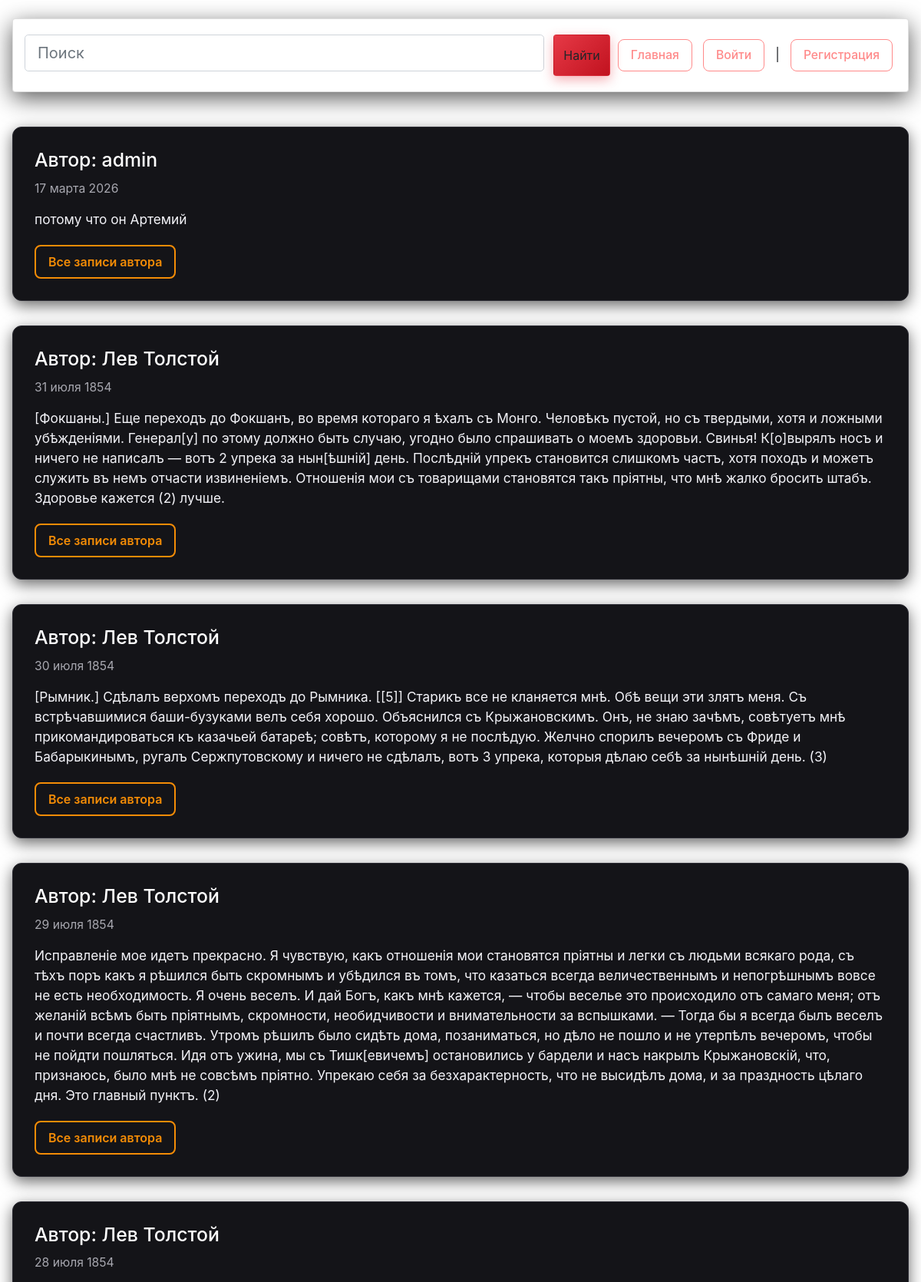
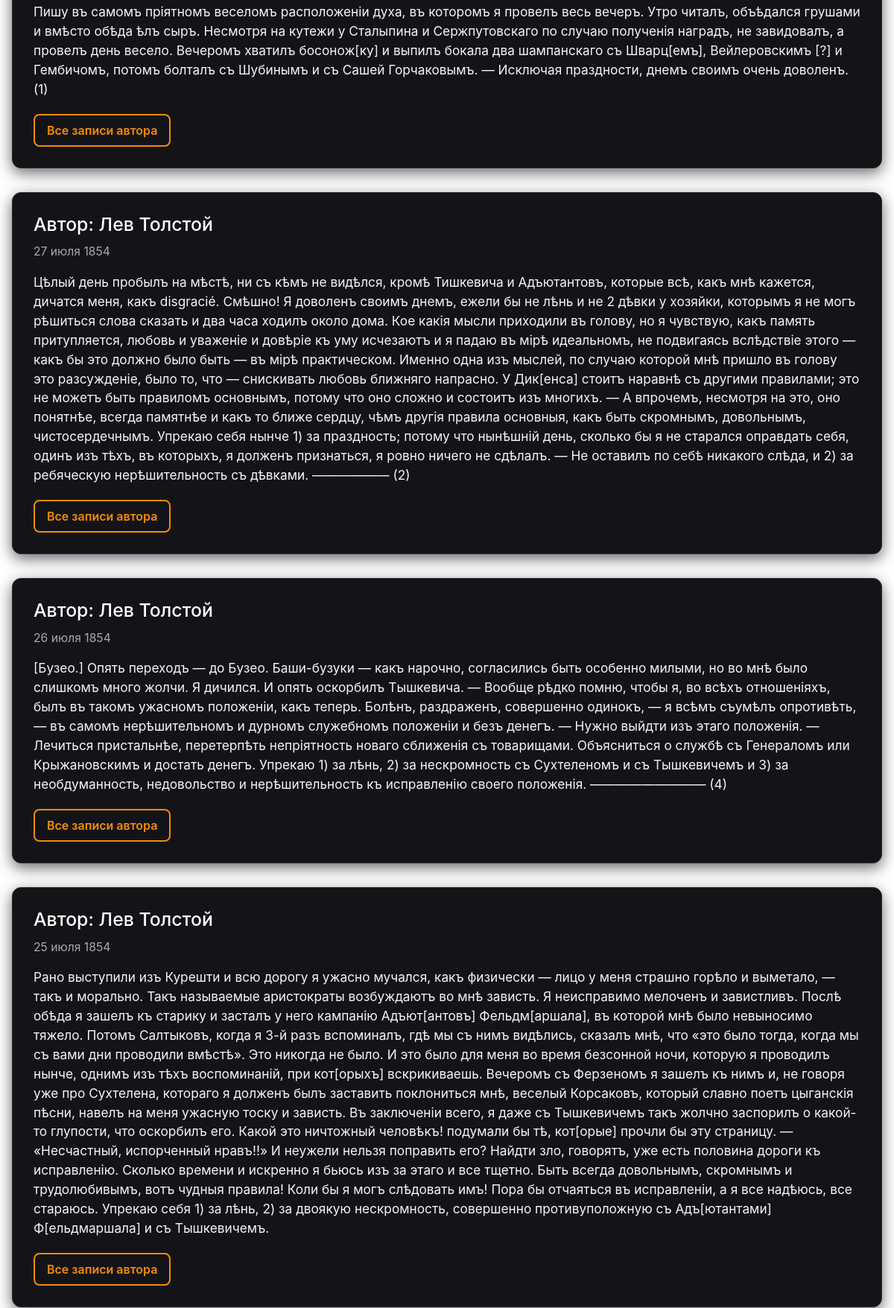
The page / (upper part) on the database its author committed (2 pictures, top to bottom).
### posts/models.py (models this page shows, shortened)
class Post(models.Model):
    title = models.CharField(max_length=255)
    text = models.TextField()
    pub_date = models.DateTimeField(auto_now_add=True)
    author = models.ForeignKey(
        User,
        on_delete=models.CASCADE,
        related_name='posts'
    )

### posts/views.py (the view)
# urls.py: path('', views.index, name='index'),
def index(request):
    context = {}
    flag_search = False
    index = 'posts/index.html'
    context['title'] = 'Главная страница'
    if request.GET:
        context['title'] = 'Поиск по тексту'
        q = request.GET.get('q')
        if q:
            flag_search = True
            result = Post.objects.filter(text__contains = q)
            context['quest'] = q
            context['posts'] = result
        else:
            posts = Post.objects.order_by('-pub_date')[:10]
            context['posts'] = posts
    elif request.path == '/':
        posts = Post.objects.order_by('-pub_date')[:10]
        context['posts'] = posts
    context['search'] = flag_search
    return render(request, index, context)

### posts/templates/posts/index.html (shortened to what this page needs)
{% load static %}
<!DOCTYPE html>
<html lang="ru">
<head>
    <link rel="stylesheet" href="{% static 'index.css' %}">
    <link rel="stylesheet"
          href="https://stackpath.bootstrapcdn.com/bootstrap/4.4.1/css/bootstrap.min.css"
>
</head>
<body>
  <div class="card">
      <div class="card-body">
        <form class="form-inline" action="/">
          <div class="form-row">
            <input name="q" class="form-control form-control-lg" type="search"
                   placeholder="Поиск" {% if keyword %}value="{{ keyword }}"{% endif %}>
            <button class="btn" type="submit">Найти</button>
          </div>
          <div class="name">
            <a href="{% url 'main:index' %}">Главная</a>
            {% if user.is_authenticated %}
              <a href="{% url 'profile:main' %}">{{ user.username }}</a>
              <a href="{% url 'posts:create' %}" class="btn-create-post">
                + Создать статью
              </a>
              <a href="{% url 'users:logout' %}">Выйти</a>
            {% else %}
              <a href="{% url 'users:login' %}">Войти</a> |
              <a href="{% url 'users:register' %}">Регистрация</a>
            {% endif %}
          </div>
        </form>
      </div>
  </div>
  {% for post in posts %}
    <div class="post-item">
      <h3>Автор: {{ post.author.get_full_name }}</h3>
      <time>{{ post.pub_date|date:"d E Y" }}</time>
      <p>{{ post.text }}</p>
      {% if filter != 'author' %}
        <a href="{% url 'main:index' %}posts/?filter=author&q={{ post.author.get_full_name|urlencode }}"
           class="author-link">
          Все записи автора
        </a>
      {% endif %}
    </div>
  {% empty %}
    <div class="empty-message">
      Список пустой или ничего не найдено
    </div>
  {% endfor %}
</body>
</html>

### static/index.css (style rules this page uses)
:root { --bg-dark: #0a0a0e; --card-bg: #141418; --text-light: #f0f0f5; --text-muted: #a8a8b0; --accent-red: #e63946; --accent-red-dark:#c1121f; --accent-orange: #f48c06; --border: #2a2a32; --glow-red: 0 0 15px rgba(230, 57, 70, 0.6); --glow-orange: 0 0 12px rgba(244, 140, 6, 0.5); }
* { margin: 0; padding: 0; box-sizing: border-box; }
body { background: var(--bg-dark); color: var(--text-light); font-family: 'Roboto', sans-serif; line-height: 1.6; min-height: 100vh; padding: 24px 16px; }
.card { background: var(--card-bg); border: 1px solid var(--border); border-radius: 14px; box-shadow: 0 8px 30px rgba(0,0,0,0.65); margin-bottom: 45px; overflow: hidden; transition: all 0.3s ease; }
.card-body { padding: 32px 28px; }
.form-inline { display: flex; align-items: center; flex-wrap: wrap; gap: 15px; }
.form-row { display: flex; flex: 1; gap: 12px; min-width: 280px; }
.form-control-lg { flex: 1; background: #1e1e26; border: 2px solid #3a3a44; color: white; border-radius: 12px; padding: 16px 20px; font-size: 1.18rem; height: 54px; transition: all 0.3s ease; }
.btn { background: linear-gradient(135deg, var(--accent-red), var(--accent-red-dark)); border: none; color: white; font-weight: 700; padding: 16px 32px; border-radius: 12px; font-size: 1.1rem; cursor: pointer; height: 54px; white-space: nowrap; transition: all 0.3s ease; box-shadow: 0 5px 15px rgba(230, 57, 70, 0.4); }
.name { display: flex; align-items: center; gap: 14px; font-size: 1.05rem; }
.name a { color: #ff8a8a; text-decoration: none; font-weight: 500; padding: 8px 16px; border: 1px solid #ff8a8a; border-radius: 8px; transition: all 0.25s ease; font-size: 0.98rem; }
.post-item { background: var(--card-bg); border: 1px solid var(--border); border-radius: 12px; padding: 28px; margin-bottom: 32px; box-shadow: 0 6px 20px rgba(0,0,0,0.6); transition: all 0.3s cubic-bezier(0.25, 0.8, 0.25, 1); }
.post-item h3 { color: white; font-size: 1.55rem; margin-bottom: 10px; }
.post-item time { display: block; color: var(--text-muted); font-size: 0.98rem; margin-bottom: 16px; }
.post-item p { margin-bottom: 20px; font-size: 1.08rem; color: #f4f4f9; }
.post-item a { display: inline-block; color: var(--accent-orange); font-weight: 600; text-decoration: none; padding: 8px 16px; border: 2px solid var(--accent-orange); border-radius: 8px; transition: all 0.25s; }

### rows shown on the page
Post: author.get_full_name "admin", pub_date "17 марта 2026", text "потому что он Артемий"
Post: author.get_full_name "Лев Толстой", pub_date "31 июля 1854", text "[Фокшаны.] Еще переходъ до Фокшанъ, во время котораго я ѣхалъ съ Монго. Человѣкъ пустой, но съ твердыми, хотя и ложными убѣжденіями. Генерал[у] по этому должно быть случаю, угодно было спрашивать о моемъ здоровьи. Свинья! К[о]вырялъ носъ и ничего не написалъ — вотъ 2 упрека за нын[ѣшній] день. Послѣдній упрекъ становится слишкомъ частъ, хотя походъ и можетъ служить въ немъ отчасти извиненіемъ. Отношенія мои съ товарищами становятся такъ пріятны, что мнѣ жалко бросить штабъ. Здоровье кажется (2) лучше."
Post: author.get_full_name "Лев Толстой", pub_date "30 июля 1854", text "[Рымник.] Сдѣлалъ верхомъ переходъ до Рымника. [[5]] Старикъ все не кланяется мнѣ. Обѣ вещи эти злятъ меня. Съ встрѣчавшимися баши-бузуками велъ себя хорошо. Объяснился съ Крыжановскимъ. Онъ, не знаю зачѣмъ, совѣтуетъ мнѣ прикомандироваться къ казачьей батареѣ; совѣтъ, которому я не послѣдую. Желчно спорилъ вечеромъ съ Фриде и Бабарыкинымъ, ругалъ Сержпутовскому и ничего не сдѣлалъ, вотъ 3 упрека, которыя дѣлаю себѣ за нынѣшній день. (3)"
Post: author.get_full_name "Лев Толстой", pub_date "29 июля 1854", text "Исправленіе мое идетъ прекрасно. Я чувствую, какъ отношенія мои становятся пріятны и легки съ людьми всякаго рода, съ тѣхъ поръ какъ я рѣшился быть скромнымъ и убѣдился въ томъ, что казаться всегда величественнымъ и непогрѣшнымъ вовсе не есть необходимость. Я очень веселъ. И дай Богъ, какъ мнѣ кажется, — чтобы веселье это происходило отъ самаго меня; отъ желаній всѣмъ быть пріятнымъ, скромности, необидчивости и внимательности за вспышками. — Тогда бы я всегда былъ веселъ и почти всегда счастливъ. Утромъ рѣшилъ было сидѣть дома, позаниматься, но дѣло не пошло и не утерпѣлъ вечеромъ, чтобы не пойдти пошляться. Идя отъ ужина, мы съ Тишк[евичемъ] остановились у бардели и насъ накрылъ…"
Post: author.get_full_name "Лев Толстой", pub_date "28 июля 1854", text "Пишу въ самомъ пріятномъ веселомъ расположеніи духа, въ которомъ я провелъ весь вечеръ. Утро читалъ, объѣдался грушами и вмѣсто обѣда ѣлъ сыръ. Несмотря на кутежи у Сталыпина и Сержпутовскаго по случаю полученія наградъ, не завидовалъ, а провелъ день весело. Вечеромъ хватилъ босонож[ку] и выпилъ бокала два шампанскаго съ Шварц[емъ], Вейлеровскимъ [?] и Гембичомъ, потомъ болталъ съ Шубинымъ и съ Сашей Горчаковымъ. — Исключая праздности, днемъ своимъ очень доволенъ. (1)"
Post: author.get_full_name "Лев Толстой", pub_date "27 июля 1854", text "Цѣлый день пробылъ на мѣстѣ, ни съ кѣмъ не видѣлся, кромѣ Тишкевича и Адъютантовъ, которые всѣ, какъ мнѣ кажется, дичатся меня, какъ disgracié. Смѣшно! Я доволенъ своимъ днемъ, ежели бы не лѣнь и не 2 дѣвки у хозяйки, которымъ я не могъ рѣшиться слова сказать и два часа ходилъ около дома. Кое какія мысли приходили въ голову, но я чувствую, какъ память притупляется, любовь и уваженіе и довѣріе къ уму исчезаютъ и я падаю въ мірѣ идеальномъ, не подвигаясь вслѣдствіе этого — какъ бы это должно было быть — въ мірѣ практическом. Именно одна изъ мыслей, по случаю которой мнѣ пришло въ голову это разсужденіе, было то, что — снискивать любовь ближняго напрасно. У Дик[енса] стоитъ наравнѣ съ другими…"
Post: author.get_full_name "Лев Толстой", pub_date "26 июля 1854", text "[Бузео.] Опять переходъ — до Бузео. Баши-бузуки — какъ нарочно, согласились быть особенно милыми, но во мнѣ было слишкомъ много жолчи. Я дичился. И опять оскорбилъ Тышкевича. — Вообще рѣдко помню, чтобы я, во всѣхъ отношеніяхъ, былъ въ такомъ ужасномъ положеніи, какъ теперь. Болѣнъ, раздраженъ, совершенно одинокъ, — я всѣмъ съумѣлъ опротивѣть, — въ самомъ нерѣшительномъ и дурномъ служебномъ положеніи и безъ денегъ. — Нужно выйдти изъ этаго положенія. — Лечиться пристальнѣе, перетерпѣть непріятность новаго сближенія съ товарищами. Объясниться о службѣ съ Генераломъ или Крыжановскимъ и достать денегъ. Упрекаю 1) за лѣнь, 2) за нескромность съ Сухтеленомъ и съ Тышкевичемъ и 3) за…"
Post: author.get_full_name "Лев Толстой", pub_date "25 июля 1854", text "Рано выступили изъ Курешти и всю дорогу я ужасно мучался, какъ физически — лицо у меня страшно горѣло и выметало, — такъ и морально. Такъ называемые аристократы возбуждаютъ во мнѣ зависть. Я неисправимо мелоченъ и завистливъ. Послѣ обѣда я зашелъ къ старику и засталъ у него кампанію Адъют[антовъ] Фельдм[аршала], въ которой мнѣ было невыносимо тяжело. Потомъ Салтыковъ, когда я 3-й разъ вспоминалъ, гдѣ мы съ нимъ видѣлись, сказалъ мнѣ, что «это было тогда, когда мы съ вами дни проводили вмѣстѣ». Это никогда не было. И это было для меня во время безсонной ночи, которую я проводилъ нынче, однимъ изъ тѣхъ воспоминаній, при кот[орыхъ] вскрикиваешь. Вечеромъ съ Ферзеномъ я зашелъ къ нимъ и, не…"
